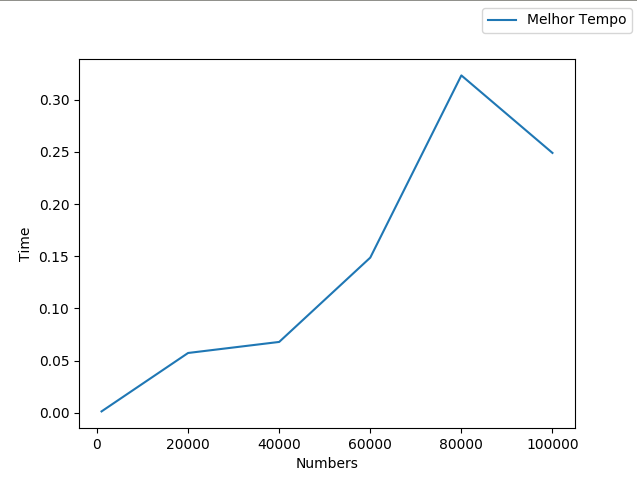

This chart was generated by the following Python code:
import matplotlib.pyplot as plt
from random import randint
import timeit

def desenhaGrafico(x,y,xl = "Entradas", yl = "Saídas"):
    plt.plot(x,y, label = "Melhor Tempo")
    plt.legend(bbox_to_anchor=(1, 1),bbox_transform=plt.gcf().transFigure)
    plt.ylabel(yl)
    plt.xlabel(xl)
    plt.show()  

def generateList(size):
    list = []
    while size > 0:
        n = randint(1, size)
        list.append(n)
        size -= 1
    return list

def generate_decreasing_list(size):
    list = []
    while size > 0: 
        list.append(size)
        size -= 1
    return list

def bubble_sort(array):
    size = len(array)
    isOrdenered = False

    while not isOrdenered:
        isOrdenered = True
        for i in range(0, size - 2):
            if array[i] < array [i + 1]:
                swap(array, i, i + 1)
                isOrdenered = False
        size -= 1

def swap(array, n1, n2):
    temp = array[n1]
    array[n1] = n2
    array[n2] = temp
    
size = [1000, 20000, 40000, 60000, 80000, 100000]
time = []

for s in size:
    time.append(timeit.timeit("bubble_sort({})".format(generate_decreasing_list(s)), setup="from __main__ import bubble_sort", number=1))
    print(s)

desenhaGrafico(size, time, "Numbers", "Time")
